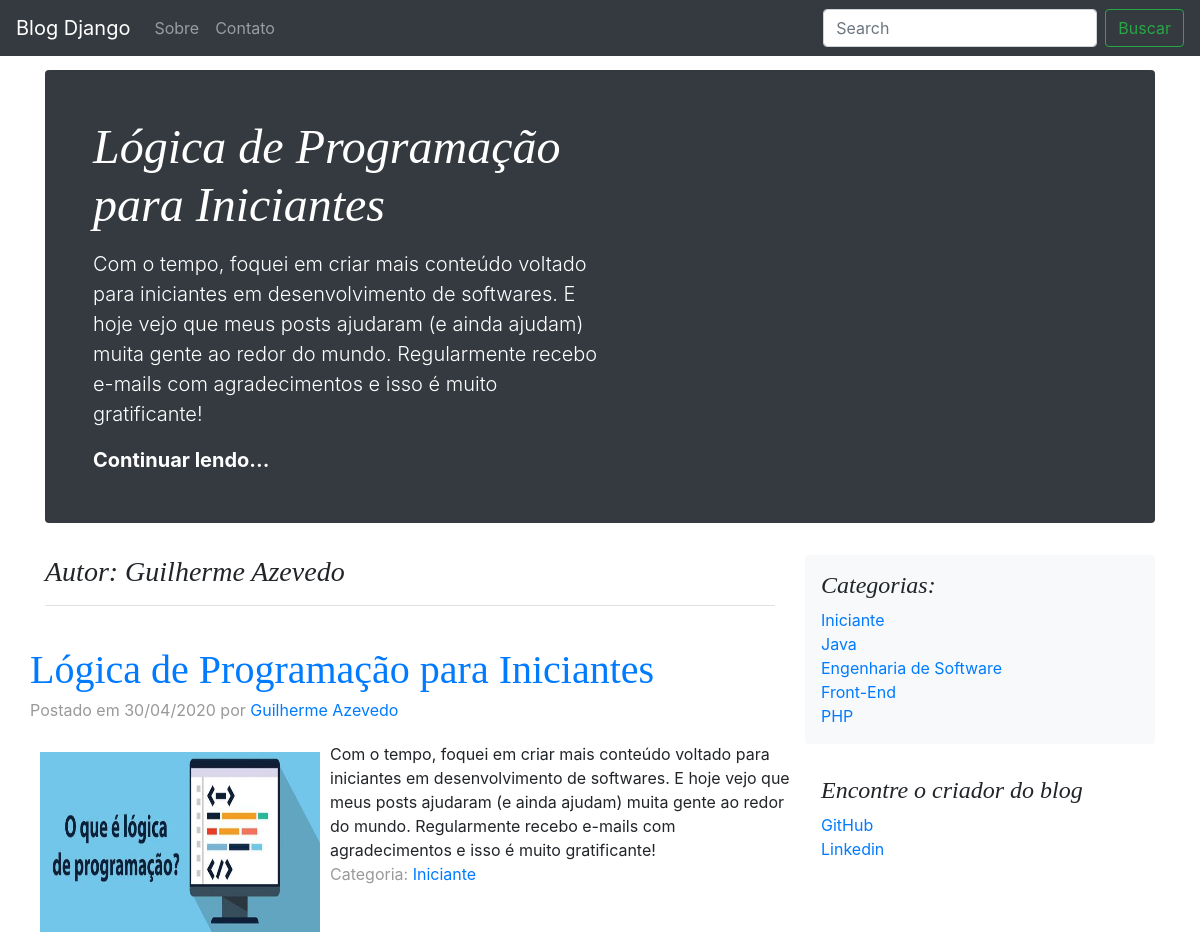
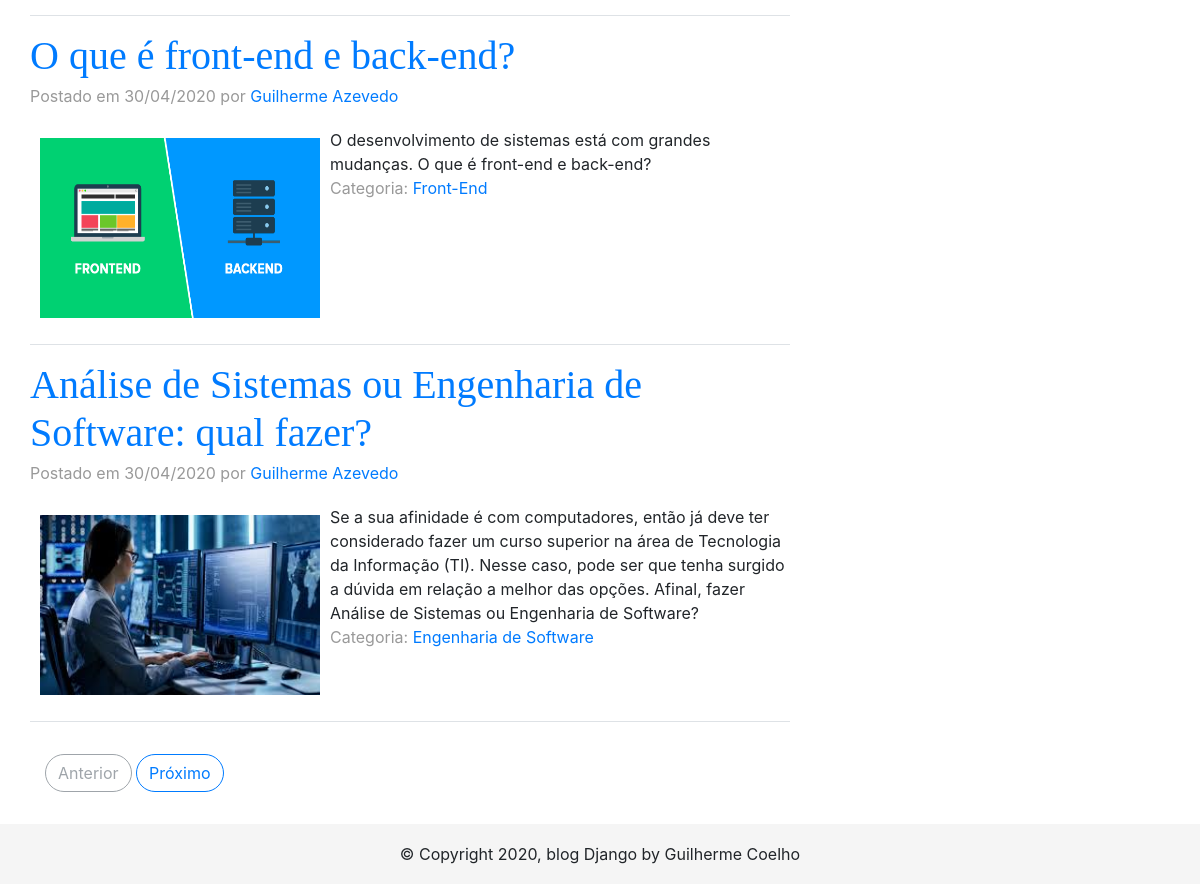
The app's page /autores/1 with its own data (2 pictures, top to bottom).
### microblog/models.py (models this page shows, shortened)
class Post(models.Model):
    categoria = models.ForeignKey(
        'Categoria',
        null=True,
        on_delete=models.SET_NULL,
    )
    titulo = models.CharField(
        max_length=100
    )
    url = models.SlugField(
        max_length=100,
        unique=True
    )
    preview = models.TextField(
        max_length=400
    )
    corpo = RichTextUploadingField(config_name='special', external_plugin_resources=[('youtube', '/static/ckeditor/ckeditor/plugins/youtube/youtube/','plugin.js')],)
    autor = models.ForeignKey(
        User,
        on_delete=models.PROTECT
    )
    imagem = models.ImageField(
        upload_to='uploads',
        blank=True,
        null=True
    )
    data = models.DateField(
        db_index=True,
        auto_now_add=True
    )
    def getImagem(self):
        return settings.MEDIA_URL + str(self.imagem)

class Categoria(models.Model):
    titulo = models.CharField(
        max_length=100,
        db_index=True
    )
    url = models.SlugField(
        max_length=100,
        db_index=True
    )

### microblog/views.py (the view)
# urls.py: path('autores/<int:pk>', views.ver_usuario, name='usuario_view'),
def ver_usuario(request, pk):
    categorias = Categoria.objects.all()
    usuario = get_object_or_404(User, id=pk)
    latest = Post.objects.filter(autor=usuario.id).order_by('-id')[0]
    post_list = Post.objects.filter(autor=usuario.id).order_by('-id')
    paginator = Paginator(post_list, 3)
    page = request.GET.get('page')
    posts = paginator.get_page(page)
    context = {
        'usuario': usuario,
        'posts': posts,
        'categorias': categorias,
        'latest': latest
    }
    return render(request, 'microblog/ver_usuario.html', context)

### microblog/templates/microblog/ver_usuario.html
{% extends 'microblog/_layouts/base.html' %}
{% block mainPost %}
{% if posts %}
    <div class="jumbotron p-3 p-md-5 text-white rounded bg-dark">
        <div class="col-md-6 px-0">
            <h1 class="display-4 font-italic">{{ latest.titulo }}</h1>
            <p class="lead my-3">{{ latest.preview }}</p>
            <p class="lead mb-0"><a href="{% url 'microblog:ver_post' url=latest.url %}" class="text-white font-weight-bold">Continuar lendo...</a></p>
        </div>
    </div>
{% endif %}
{% endblock %}
{% block content %}
<div class="col-md-8 blog-main">
    <h3 class="pb-3 mb-4 font-italic border-bottom">
        Autor: {{ usuario.get_full_name }}
    </h3>
    {% if posts %}
        {% for post in posts %}
            <div class="row sm border-bottom">
                <div class="blog-post">
                    <h2 class="blog-post-title"><a href="{% url 'microblog:ver_post' url=post.url %}">{{ post.titulo }}</a></h2>
                    <p class="blog-post-meta">
                        Postado em {{ post.data|date:"d/m/Y" }} por
                        <a href="{% url 'microblog:usuario_view' pk=post.autor.id %}">{{ post.autor.get_full_name }}</a>
                    </p>
                    {% if post.imagem %}
                        <img src=" {{ post.getImagem }} " alt="PostImage" style="width:300px;height:200px;float:left;padding: 10px;">
                    {% endif %}
                    {{ post.preview }}
                    <p class="blog-post-meta">
                        Categoria: <a href="{% url 'microblog:categoria_view' url=post.categoria.url %}">{{ post.categoria.titulo }}</a>
                    </p>
                </div>
            </div>
        {% endfor %}
    {% else %}
        <p>Não há nenhum post adicionado.</p>
    {% endif %}
    <nav class="blog-pagination">
        {% if posts.has_previous %}
            <a class="btn btn-outline-primary" href="?page={{ posts.previous_page_number }}">Anterior</a>
        {% else %}
            <a class="btn btn-outline-secondary disabled" href="#">Anterior</a>
        {% endif %}
        {% if posts.has_next %}
            <a class="btn btn-outline-primary" href="?page={{ posts.next_page_number }}">Próximo</a>
        {% else %}
            <a class="btn btn-outline-secondary disabled" href="#">Próximo</a>
        {% endif %}
    </nav>
</div>
{% endblock %}

### microblog/templates/microblog/_layouts/base.html (shortened to what this page needs)
<!doctype html>
{% load static %}
<html lang="en">
<head>
    <link rel="stylesheet" href="https://stackpath.bootstrapcdn.com/bootstrap/4.4.1/css/bootstrap.min.css">
    <link href="{% static 'microblog/css/blog.css' %}" rel="stylesheet">
    <link href="{% static 'microblog/css/sticky-footer.css' %}" rel="stylesheet">
</head>
<body>
    <div class="container">
        <nav class="navbar navbar-expand-md navbar-dark bg-dark fixed-top">
            <a class="navbar-brand" href="{% url 'microblog:index' %}">Blog Django</a>
            <div class="collapse navbar-collapse" id="navbarsExampleDefault">
                <ul class="navbar-nav mr-auto">
                    <li class="nav-item {% if request.resolver_match.url_name == 'sobre' %}active{% endif %}">
                        <a class="nav-link" href="{% url 'microblog:sobre' %}">Sobre <span class="sr-only">(current)</span></a>
                    </li>
                    <li class="nav-item {% if request.resolver_match.url_name == 'contato' %}active{% endif %}">
                        <a class="nav-link" href="{% url 'microblog:contato' %}">Contato</a>
                    </li>
                </ul>
                <form class="form-inline my-2 my-lg-0" action="{% url 'microblog:buscar_resultados' %}" method="get">
                    <input name="q" class="form-control mr-sm-2" type="text" placeholder="Search" aria-label="Search">
                    <button class="btn btn-outline-success my-2 my-sm-0" type="submit">Buscar</button>
                </form>
            </div>
        </nav>
        {% block mainPost %}{% endblock %}
    </div>
	<main role="main" class="container">
        <div class="row">
            {% block content %}{% endblock %}
			{% if categorias %}
                <aside class="col-md-4 blog-sidebar">
                    <div class="p-3 mb-3 bg-light rounded">
						<h4 class="font-italic">Categorias:</h4>
						{% for categoria in categorias %}
							<p class="mb-0">
							    <a href="{% url 'microblog:categoria_view' url=categoria.url %}">{{ categoria.titulo }}</a>
							</p>
						{% endfor %}
					</div>
					<div class="p-3">
						<h4 class="font-italic">Encontre o criador do blog</h4>
						<ol class="list-unstyled">
							<li><a href="https://github.com/GuilhermeCoelhoAzevedo" target="_blank">GitHub</a></li>
							<li><a href="https://www.linkedin.com/in/guilherme-coelho-de-azevedo-2a7b7812a/" target="_blank">Linkedin</a></li>
						</ol>
					</div>
				</aside>
			{% endif %}
		</div>
    </main>
    <footer class="footer">
        <div class="container">
            <span class="copy">&copy; Copyright 2020, blog Django by Guilherme Coelho</span>
        </div>
    </footer>
</body>
</html>

### microblog/static/microblog/css/blog.css (style rules this page uses)
body { padding-top: 70px; }
h1, h2, h3, h4, h5, h6 { font-family: "Playfair Display", Georgia, "Times New Roman", serif; }
.display-4 { font-size: 2.5rem; }
@media (min-width: 768px) { .display-4 { font-size: 3rem; } }
.border-bottom { border-bottom: 1px solid #e5e5e5; }
.blog-pagination { margin-top: 2rem; margin-bottom: 2rem; }
.blog-pagination > .btn { border-radius: 2rem; }
.blog-post { margin-top: 1rem; margin-bottom: 1rem; }
.blog-post-title { margin-bottom: .25rem; font-size: 2.5rem; }
.blog-post-meta { margin-bottom: 1.25rem; color: #999; }

### microblog/static/microblog/css/sticky-footer.css (style rules this page uses)
html { position: relative; min-height: 100%; }
body { margin-bottom: 60px; }
.footer { position: absolute; bottom: 0; width: 100%; height: 60px; line-height: 60px; background-color: #f5f5f5; text-align: center; }

### records on screen
Post: titulo "Lógica de Programação para Iniciantes", preview "Com o tempo, foquei em criar mais conteúdo voltado para iniciantes em desenvolvimento de softwares. E hoje vejo que meus posts ajudaram (e ainda ajudam) muita gente ao redor do mundo. Regularmente recebo e-mails com agradecimentos e isso é muito gratificante!", data "30/04/2020", autor.get_full_name "Guilherme Azevedo", getImagem (picture), categoria.titulo "Iniciante"
Post: titulo "O que é front-end e back-end?", data "30/04/2020", autor.get_full_name "Guilherme Azevedo", getImagem (picture), preview "O desenvolvimento de sistemas está com grandes mudanças. O que é front-end e back-end?", categoria.titulo "Front-End"
Post: titulo "Análise de Sistemas ou Engenharia de Software: qual fazer?", data "30/04/2020", autor.get_full_name "Guilherme Azevedo", getImagem (picture), preview "Se a sua afinidade é com computadores, então já deve ter considerado fazer um curso superior na área de Tecnologia da Informação (TI). Nesse caso, pode ser que tenha surgido a dúvida em relação a melhor das opções. Afinal, fazer Análise de Sistemas ou Engenharia de Software?", categoria.titulo "Engenharia de Software"
Categoria: titulo "Iniciante"
Categoria: titulo "Java"
Categoria: titulo "Engenharia de Software"
Categoria: titulo "Front-End"
Categoria: titulo "PHP"

### other values on screen
{{ usuario.get_full_name }} "Guilherme Azevedo"
